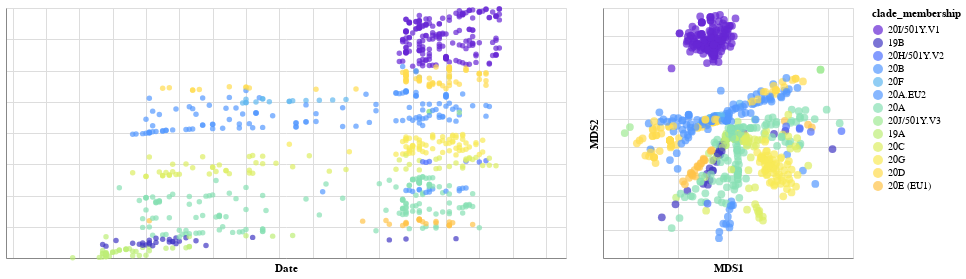

Source (notebook cell):
### Code cell
list_of_chart = linking_tree_with_plots_brush(merged_mds_df,['mds1','mds2'],["MDS1", "MDS2"], 'clade_membership:N', ['strain','clade_membership'], domain, range_)
list_of_chart[0]|list_of_chart[1]

### Figure 1 — Vega-Lite specification as saved in the notebook (floating-point values rounded to 4 significant figures; data arrays with more than 128 entries replaced by an {"elided": "..."} marker saying what was removed)
{"config": {"view": {"continuousWidth": 400, "continuousHeight": 300}}, "hconcat": [{"mark": "circle", "encoding": {"color": {"condition": {"type": "nominal", "field": "clade_membership", "scale": {"domain": ["20I/501Y.V1", "19B", "20H/501Y.V2", "20B", "20F", "20A.EU2", "20A", "20J/501Y.V3", "19A", "20C", "20G", "20D", "20E (EU1)"], "range": ["#6626d4", "#4138c3", "#4e70ff", "#5499ff", "#61b8f0", "#5499ff", "#87dfb3", "#a0e994", "#bdee78", "#ddee64", "#f8e957", "#ffdb4e", "#ffc348", "#ff9e40", "#ff6e36", "#dc2f24"]}, "selection": "selector007"}, "value": "gray"}, "tooltip": [{"type": "nominal", "field": "strain"}, {"type": "nominal", "field": "clade_membership"}], "x": {"type": "quantitative", "axis": {"labels": false, "ticks": false}, "field": "date", "scale": {"domain": [2020.0, 2021.0]}, "title": "Date"}, "y": {"type": "quantitative", "axis": {"labels": false, "ticks": false}, "field": "y", "title": ""}}, "height": 250, "selection": {"selector007": {"type": "interval", "resolve": "global"}}, "width": 560}, {"mark": {"type": "circle", "size": 60}, "encoding": {"color": {"condition": {"type": "nominal", "field": "clade_membership", "scale": {"domain": ["20I/501Y.V1", "19B", "20H/501Y.V2", "20B", "20F", "20A.EU2", "20A", "20J/501Y.V3", "19A", "20C", "20G", "20D", "20E (EU1)"], "range": ["#6626d4", "#4138c3", "#4e70ff", "#5499ff", "#61b8f0", "#5499ff", "#87dfb3", "#a0e994", "#bdee78", "#ddee64", "#f8e957", "#ffdb4e", "#ffc348", "#ff9e40", "#ff6e36", "#dc2f24"]}, "selection": "selector007"}, "value": "gray"}, "tooltip": [{"type": "nominal", "field": "strain"}, {"type": "nominal", "field": "clade_membership"}], "x": {"type": "quantitative", "axis": {"labels": false, "ticks": false}, "field": "mds1", "title": "MDS1"}, "y": {"type": "quantitative", "axis": {"labels": false, "ticks": false}, "field": "mds2", "title": "MDS2"}}, "height": 250, "selection": {"selector007": {"type": "interval", "resolve": "global"}}, "width": 250}], "data": {"name": "data-b6b9f72f36eeef26ec3d5527efa0a2c0"}, "$schema": "https://vega.github.io/schema/vega-lite/v4.8.1.json", "datasets": {"data-b6b9f72f36eeef26ec3d5527efa0a2c0": {"elided": "798 records"}}}
